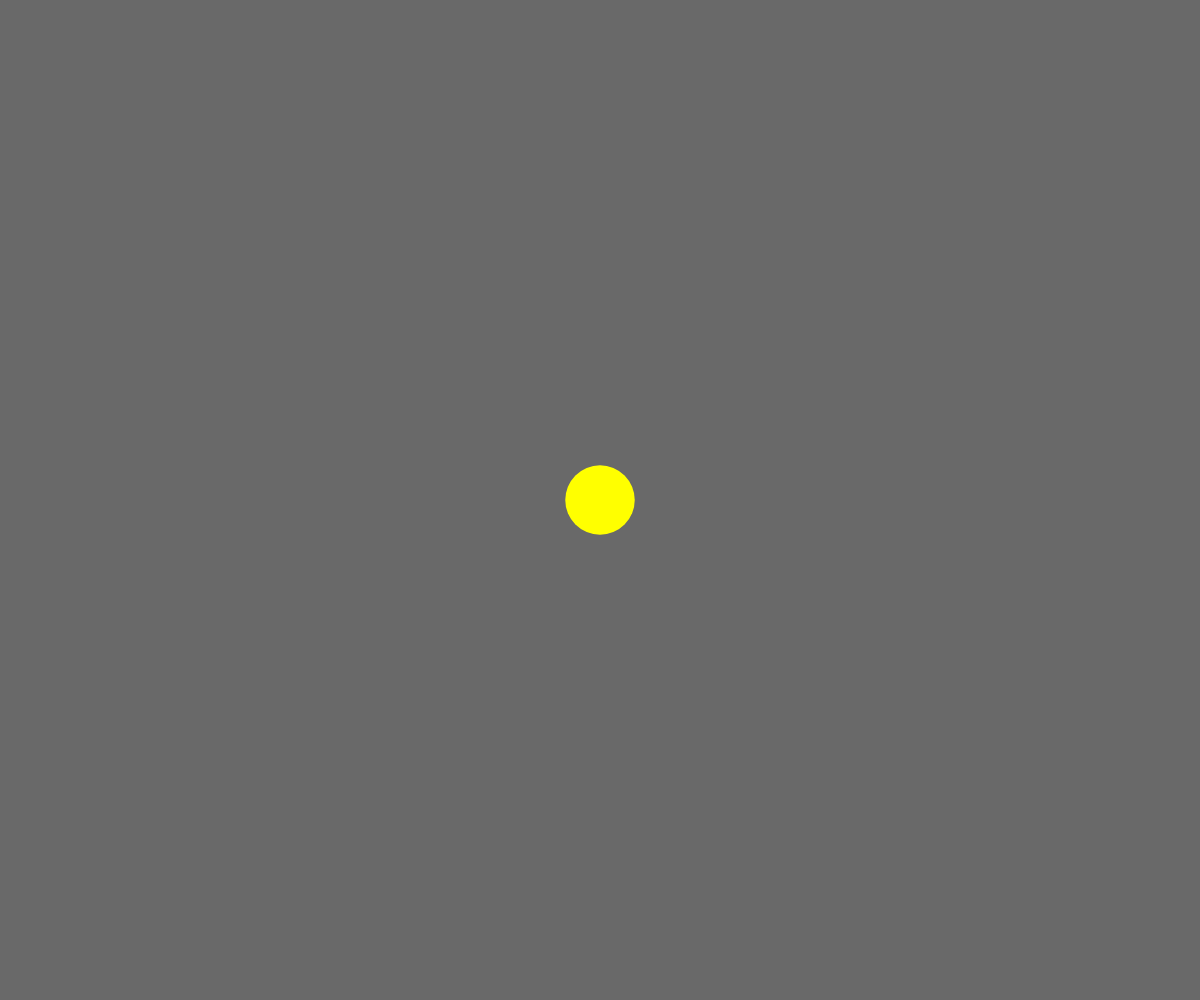
Frame 1 (no input)
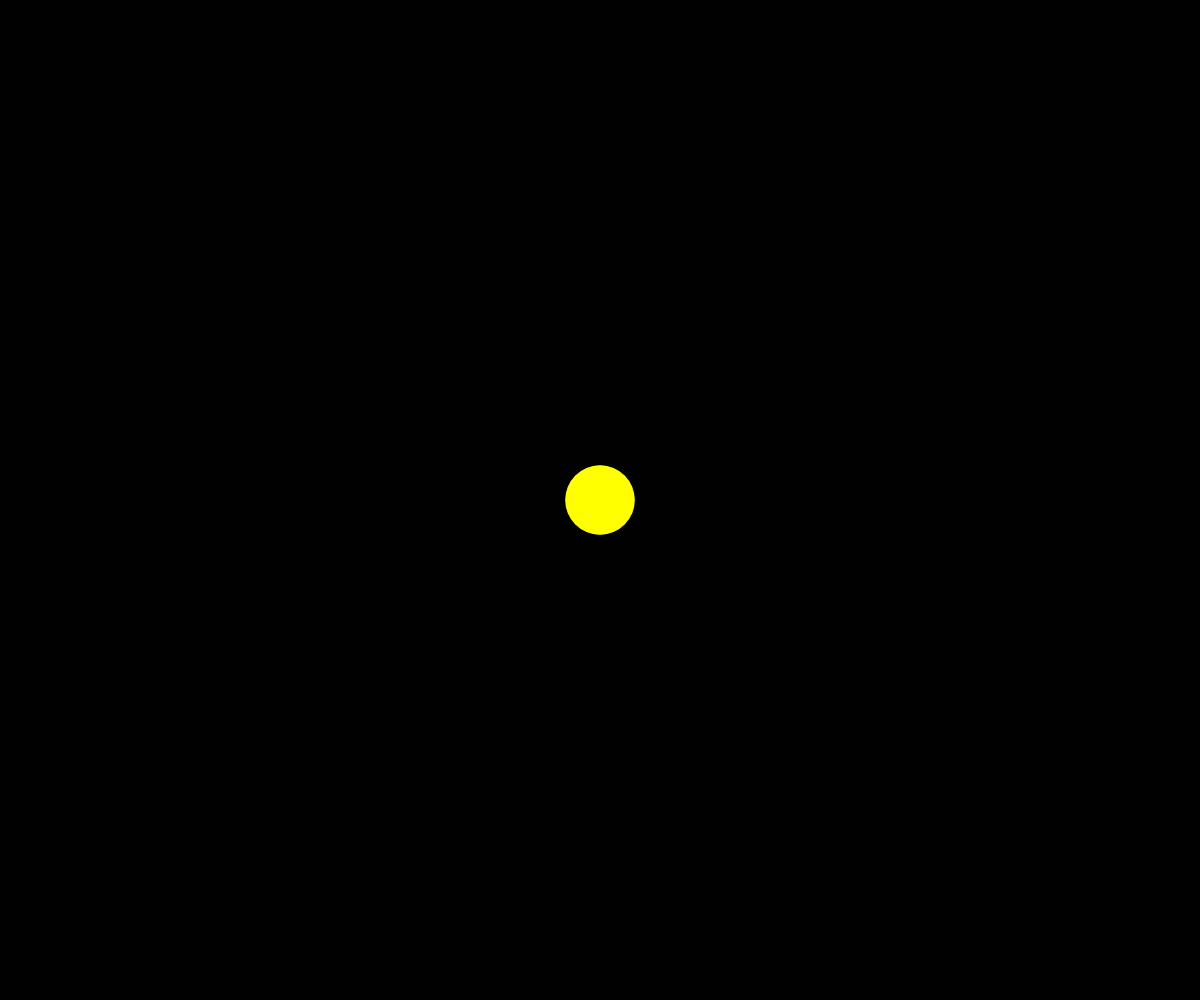
Frame 60 (no input)
Frame 120 (the mouse pressed at the canvas centre since frame 60): identical to frame 60, image omitted

The p5.js sketch that drew these frames (run headless with seeded random() and noise() and a simulated clock; from frame 60 on, the mouse is pressed at the canvas centre):

// p5.js sketch
// ── sketch.js
/*
Date: 8/16/2016 - Planet Model - Tanner Bergeron
This is a 2-dim planet model using newtonian physics
I made this to help me learn Javascript
*/

/*
  F = ma
  a = F/m
  G = (m1 * m2) / d^2
  
  1 pixel = 1km

*/


//GLOBAL VARS
var zoom = 1 / 10000;
var mouseVector; //Used to create velocity vectors for planets
var planets = []; //Holds
var g = 6.674 * Math.pow(10, -15);

//OBJECTS
//Planets Have coordinates, a radius, a mass, and a velocity
function Planet(x ,y, dx, dy) {
  this.pos = new Vector2(x, y);
  this.r = 100000;
  this.mass = 5.9 * Math.pow(10, 25);
  this.dx = dx;
  this.dy = dy;
  this.colour = new Colour(random(50, 255), random(50, 255), random(50, 255), 255);
  
  this.draw = function() {
    fill(this.colour.r, this.colour.g, this.colour.b);
    ellipse(this.pos.x * zoom, this.pos.y * zoom , this.r * zoom, this.r  * zoom);
  }
  
  this.update = function() {
    //Loop through all the differnet planets and calculate the sum of gravitational forces acting on each.
    var force = new Vector2(0, 0);
    
    for (var i = 0; i < planets.length; i++) {
      if (i == planets.indexOf(this)) {
        continue;
      }
     
      //Magnitude of the force of attraction
      var G = ((this.mass * planets[i].mass) / Math.pow(this.pos.dist(planets[i].pos), 2)) * g; 
      
      //Calculate angle that the gavity vector is pointing in radians.
      var deltaX = planets[i].pos.x - this.pos.x;
      var deltaY = planets[i].pos.y - this.pos.y;
      
      var degree = Math.atan2(deltaY, deltaX);
      
      force.y += Math.sin(degree) * (G / this.mass);
      force.x += Math.cos(degree) * (G / this.mass);
    
    }
    //Update velocity vector based on acceleration from gavitational foreces
    this.dx += force.x;
    this.dy += force.y;
    
    //Update the bodies position based on its velocity vector
    this.pos.x += this.dx;
    this.pos.y += this.dy;
  }
}

//2 dim vector util object
function Vector2(x, y) {
  this.x = x; this.y = y;
  
  this.dist = function(other) {
    return Math.sqrt((other.x - this.x) * (other.x - this.x) + (other.y - this.y) * (other.y - this.y));
  }
}  

function Colour(r, g, b, a) {
  this.r = r;
  this.g = g;
  this.b = b;
  this.a = a;
}

//FUNCTIONS
function touchMoved() {
  // do some stuff
  return false;
} //Just to make sure the entire webpage doesnt move when you drag your finge on it
function mousePressed() {
  mouseVector = new Vector2(mouseX, mouseY);
}
function mouseReleased() {
  var dx = mouseVector.x - mouseX;
  var dy = mouseVector.y - mouseY;
  var scale = 0.03; //Converts pixels into sizable units
  
  planets.push(new Planet(mouseVector.x / zoom, mouseVector.y / zoom , dx * scale / zoom, dy * scale / zoom));
}

//PROGRAM LOGIC
function setup() {
  createCanvas(window.innerWidth, window.innerHeight);
  noStroke();
  var sun = new Planet(width / 2, height / 2, 0, 0);
  sun.mass = 1.9 * Math.pow(10, 30);
  sun.r = 6374 * 109;
  sun.colour = new Colour(255, 255, 0);
  sun.pos = new Vector2((width / 2) / zoom, (height / 2) / zoom);
  sun.dx = 0;
  sun.dy = 0;
  planets.push(sun);
}

function draw() {
  //clear();
  background(0, 0, 0, 150);
  update();
  for (var i = 0; i < planets.length; i++) {
    planets[i].draw();
  } 
  
}

function update() {
  //Update planets
  for (var i = 0; i < planets.length; i++) {
    planets[i].update();
  }  
  
}
